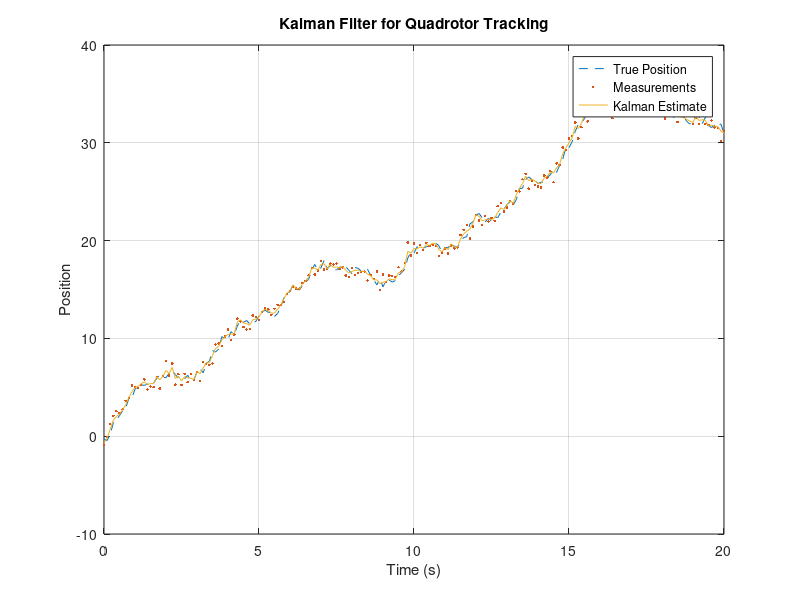

Reproduce this figure in MATLAB.
% Simulation parameters
dt = 0.1; % Time step
time = 0:dt:20; % Simulation duration

% State-space matrices
A = [1 dt; 0 1]; % State transition matrix
B = [0; dt]; % Control matrix
H = [1 0]; % Measurement matrix
Q = [0.1 0; 0 0.1]; % Process noise covariance
R = 0.5; % Measurement noise covariance
P = eye(2); % Initial covariance
x = [0; 1]; % Initial state [position; velocity]

% Kalman filter storage
positions = [];
measurements = [];
estimates = [];

% Simulate dynamics and Kalman filter
for t = time
    % Simulate true position with noise
    x = A * x + B * 0 + mvnrnd([0; 0], Q)';
    true_pos = H * x;

    % Simulate measurement with noise
    z = true_pos + normrnd(0, sqrt(R));

    % Kalman filter prediction
    x_pred = A * x;
    P_pred = A * P * A' + Q;

    % Kalman filter update
    K = P_pred * H' / (H * P_pred * H' + R);
    x = x_pred + K * (z - H * x_pred);
    P = (eye(2) - K * H) * P_pred;

    % Store results
    positions = [positions; true_pos];
    measurements = [measurements; z];
    estimates = [estimates; x(1)];
end

% Plot results
figure;
plot(time, positions, '--', 'DisplayName', 'True Position');
hold on;
plot(time, measurements, '.', 'DisplayName', 'Measurements');
plot(time, estimates, '-', 'DisplayName', 'Kalman Estimate');
xlabel('Time (s)');
ylabel('Position');
title('Kalman Filter for Quadrotor Tracking');
legend;
grid on;
